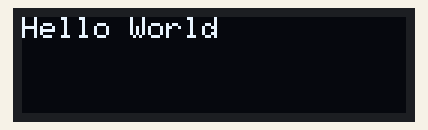
A sketch run on a simulated Arduino Uno, built with avr-gcc and run on an emulated ATmega328P. Parts: 128×32 one-colour display.

Above: at 0.1 s.

The sketch:

OLED.ino
```cpp
/*

INSTRALL FORM IDE LIBRARY MANAGER
- Adafruit IO
- Adafruit GFX
- Adafruit SSD1306

*/

#include <Adafruit_GFX.h>
#include <Adafruit_SSD1306.h>
#include <SPI.h>
#include <Wire.h>

Adafruit_SSD1306 oled = Adafruit_SSD1306(128, 32, &Wire);

void setup() {

  oled.begin(0x3C); // Address 0x3C for 128x32
  oled.clearDisplay();
  oled.setCursor(0, 0);
  oled.setTextColor(SSD1306_WHITE);
  oled.setTextSize(1);
  oled.println("Hello World");

  oled.display();

  delay(1000);
}

void loop() {


}
```
